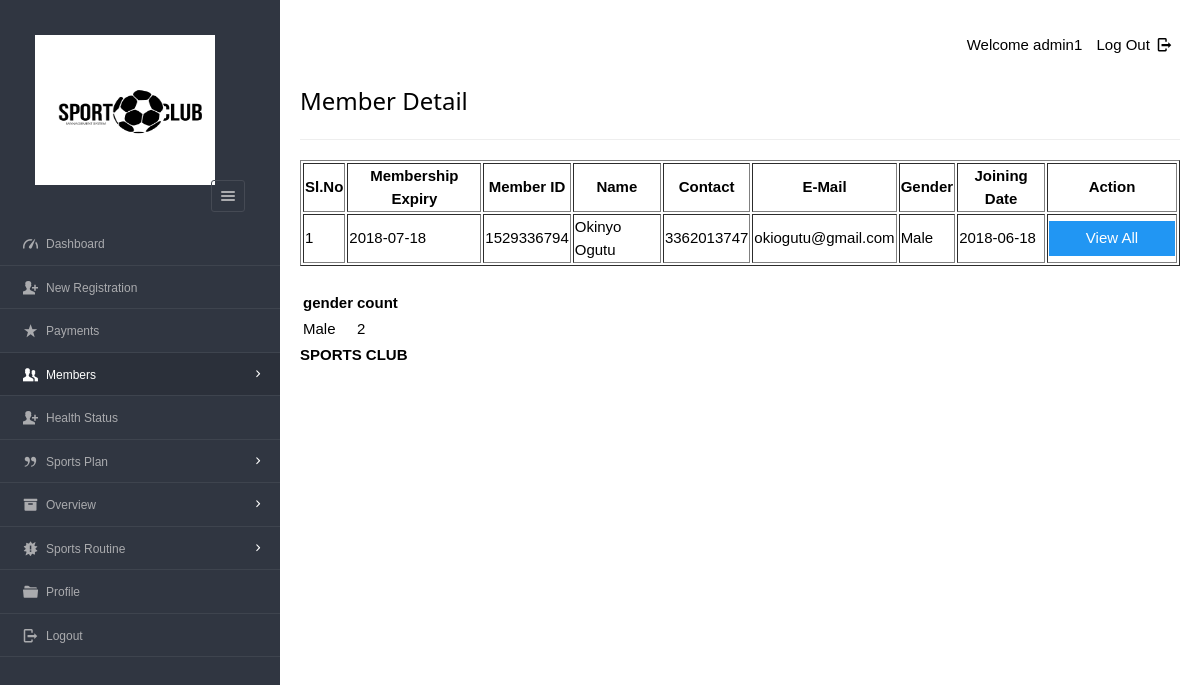
/dashboard/admin/table_view.php (signed in), run on the app's committed database.
### tables this page shows
CREATE TABLE `enrolls_to` (
`et_id` int(5) NOT NULL AUTO_INCREMENT,
`pid` varchar(8) ,
`uid` varchar(20),
`paid_date` varchar(15),
`expire` varchar(15),
`renewal` varchar(15),
PRIMARY KEY (`et_id`) USING BTREE,
INDEX `user_ID`(`uid`) USING BTREE,
INDEX `plan_ID_idx`(`pid`) USING BTREE,
CONSTRAINT `plan_ID` FOREIGN KEY (`pid`) REFERENCES `plan` (`pid`) ON DELETE NO ACTION ON UPDATE NO ACTION,
CONSTRAINT `user_ID` FOREIGN KEY (`uid`) REFERENCES `users` (`userid`) ON DELETE CASCADE ON UPDATE NO ACTION
);

CREATE TABLE `users`(
`userid` varchar(20),
`username` varchar(40),
`gender` varchar(8),
`mobile` varchar(20),
`email` varchar(20),
`dob` varchar(10),
`joining_date` varchar(10),
PRIMARY KEY (`userid`) USING BTREE,
UNIQUE INDEX `email`(`email`) USING BTREE,
INDEX `userid`(`userid`) USING BTREE
);

### dashboard/admin/table_view.php (the view, shortened to what this page needs)
<?php
require '../../include/db_conn.php';
?>
<!DOCTYPE html>
<html lang="en">
<head>
   <link rel="stylesheet" href="../../css/style.css"  id="style-resource-5">
    <link rel="stylesheet" href="../../css/dashMain.css">
    <link rel="stylesheet" type="text/css" href="../../css/entypo.css">
	<link href="a1style.css" rel="stylesheet" type="text/css">
</head>
    <body class="page-body  page-fade" onload="collapseSidebar()">
    	<div class="page-container sidebar-collapsed" id="navbarcollapse">
		<div class="sidebar-menu">
			<header class="logo-env">
			<div class="logo">
				<a href="main.php">
					<img src="logo1.png" alt="" width="192" height="80" />
				</a>
			</div>
					<div class="sidebar-collapse" onclick="collapseSidebar()">
				<a href="#" class="sidebar-collapse-icon with-animation">
					<i class="entypo-menu"></i>
				</a>
			</div>
			</header>
    		<?php include('nav.php'); ?>
    	</div>
    		<div class="main-content">
				<div class="row">
					<div class="col-md-6 col-sm-8 clearfix">
					</div>
					<div class="col-md-6 col-sm-4 clearfix hidden-xs">
						<ul class="list-inline links-list pull-right">
							<li>Welcome <?php echo $_SESSION['full_name']; ?>
							</li>
							<li>
								<a href="logout.php">
									Log Out <i class="entypo-logout right"></i>
								</a>
							</li>
						</ul>
					</div>
				</div>
		<h3>Member Detail</h3>
		<hr />
		<table class="table table-bordered datatable" id="table-1" border=1>
			<thead>
				<tr><h2>
					<th>Sl.No</th>
					<th>Membership Expiry</th>
					<th>Member ID</th>
					<th>Name</th>
					<th>Contact</th>
					<th>E-Mail</th>
					<th>Gender</th>
					<th>Joining Date</th>
					<th>Action</th></h2>
				</tr>
			</thead>
				<tbody>
						<?php
							$query  = "select * from users ORDER BY joining_date";
							$result = mysqli_query($con, $query);
							$sno    = 1;
							if (mysqli_affected_rows($con) != 0) {
							    while ($row = mysqli_fetch_array($result, MYSQLI_ASSOC)) {
							        $uid   = $row['userid'];
							        $query1  = "select * from enrolls_to WHERE uid='$uid' AND renewal='yes'";
							        $result1 = mysqli_query($con, $query1);
							        if (mysqli_affected_rows($con) == 1) {
							            while ($row1 = mysqli_fetch_array($result1, MYSQLI_ASSOC)) {
							                echo "<tr><td>".$sno."</td>";
							                echo "<td>" . $row1['expire'] . "</td>";
							                echo "<td>" . $row['userid'] . "</td>";
							                echo "<td>" . $row['username'] . "</td>";
							                echo "<td>" . $row['mobile'] . "</td>";
							                echo "<td>" . $row['email'] . "</td>";
							                echo "<td>" . $row['gender'] . "</td>";
							                echo "<td>" . $row['joining_date'] ."</td>";
							                $sno++;
							                echo "<td><form action='viewall_detail.php' method='post'><input type='hidden' name='name' value='" . $uid . "'/><input type='submit' class='a1-btn a1-blue' id='button1' value='View All ' class='btn btn-info'/></form></td></tr>";
							            }
							        }
							    }
							}
                    $res = mysqli_query($con,"CALL `countGender`();") or die("query fail:" .mysqli_error($con));
                    echo"<table ><tr><th>gender</th><th>count</th></tr>";
                    while($row = mysqli_fetch_array($res)){
                        echo"<td>". $row['gender']. "</td>";
                         echo"<td>". $row['COUNT(*)']. "</td>";
                        echo"<br/>";
                        echo"</table>";
                    }
						?>
					</tbody>
				</table>
			<?php include('footer.php'); ?>
    	</div>
    </body>
</html>

### css/style.css (style rules this page uses)
html { font-size: 62.5%; font-family: sans-serif; }
div { display: block; }
body { font-family: "Noto Sans", sans-serif, "Helvetica Neue", Helvetica, Arial, sans-serif; font-size: 12px; line-height: 1.428571429; display: block; margin: 0; }
*, *:before, *:after { box-sizing: border-box; }
a { text-decoration: none; background: transparent; }
img { vertical-align: middle; }
img { border: 0; }
.logo img { width: 220px; height: 200px; }
input, button, select, textarea { font-family: inherit; font-size: inherit; line-height: inherit; }
button, input { line-height: normal; }
button, input, select, textarea { font-family: inherit; font-size: 100%; margin: 0; }
input { background-color: white; cursor: text; padding: 1px; border-width: 2px; border-style: inset; border-color: initial; border-image: initial; }
input, textarea, select, button { text-rendering: auto; color: initial; letter-spacing: normal; word-spacing: normal; text-transform: none; text-indent: 0px; text-shadow: none; display: inline-block; text-align: start; margin: 0em; font: 400 13.3333px Arial; }
button, html input[type="button"], input[type="reset"], input[type="submit"] { cursor: pointer; }
a { color: #373e4a; text-decoration: none; }
a { background: transparent; }
a { color: #373e4a; }
.page-container { position: relative; padding-left: 280px; }
.page-container .sidebar-menu { position: absolute; width: 280px; top: 0; left: 0; bottom: 0; background: #303641; color: #aaabae; z-index: 1; min-height: 796px; box-sizing: border-box; }
.page-container .sidebar-menu .logo-env { width: 100%; padding: 35px; padding-bottom: 10px; box-sizing: border-box; }
.page-container .sidebar-menu .logo-env:before, .page-container .sidebar-menu .logo-env:after { content: " "; display: table; }
.page-container .sidebar-menu .logo-env > div { display: block; vertical-align: middle; white-space: nowrap; float: left; }
.page-container .sidebar-menu .logo-env > div > a { display: inline-block; color: #aaabae; }
.page-container .sidebar-menu .logo-env > div.sidebar-collapse, .page-container .sidebar-menu .logo-env > div.sidebar-mobile-menu { position: relative; float: right; }
.page-container .sidebar-menu .logo-env > div.sidebar-collapse a, .page-container .sidebar-menu .logo-env > div.sidebar-mobile-menu a { display: inline-block; border: 1px solid #454a54; text-align: center; padding: 0; line-height: 1; font-size: 20px; font-weight: 300; padding: 5px 2px; background-clip: padding-box; border-radius: 3px; transition: all 200ms ease-in-out; }
.page-container .sidebar-menu .logo-env .logo img { width: 180px; height: 150px; }
.page-container .sidebar-menu .logo-env:after { clear: both; }
ul, ol { margin-top: 0; margin-bottom: 8.5px; }
ul, menu, dir { display: block; list-style-type: disc; }
li { display: list-item; }
i, cite, em, var, address, dfn { font-style: italic; }

### css/entypo.css (style rules this page uses)
[class^="entypo-"]:before, [class*=" entypo-"]:before { font-family: "entypo"; font-style: normal; font-weight: normal; speak: none; display: inline-block; text-decoration: inherit; width: 1em; margin-right: .2em; text-align: center; font-variant: normal; text-transform: none; line-height: 1em; margin-left: .2em; }
.entypo-menu:before { content: '\e811'; }
.entypo-logout:before { content: '\e85d'; }

### dashboard/admin/table_view.php (style rules this page uses)
#button1 { width:126px; }

### data on the page
enrolls_to: expire "2018-07-18", uid.userid "1529336794", uid.username "Okinyo Ogutu", uid.mobile "3362013747", uid.email "okiogutu@gmail.com", uid.gender "Male", uid.joining_date "2018-06-18"

### other printed values
$_SESSION['full_name'] "admin1"
$row['gender'] "Male"
$row['COUNT(*)'] "2"
